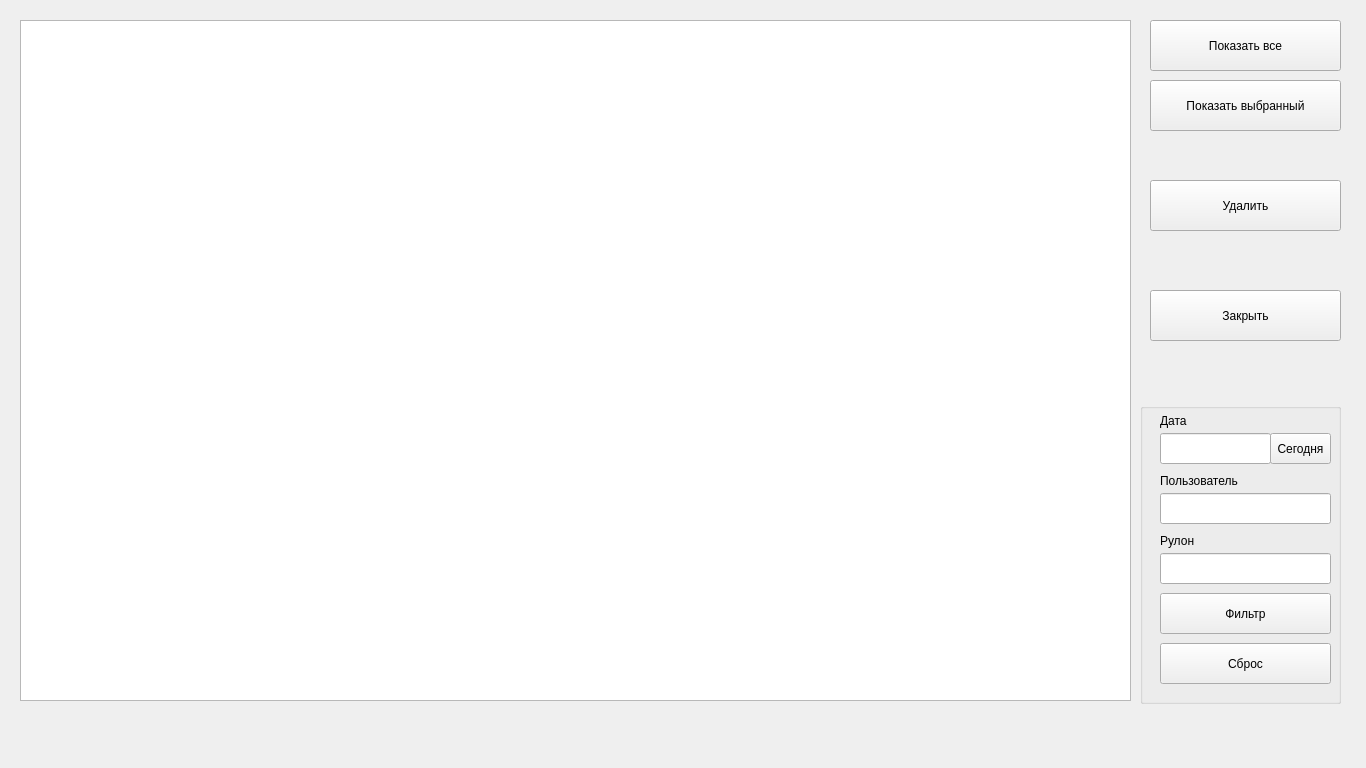
<?xml version="1.0" encoding="UTF-8"?>
<ui version="4.0">
 <class>SQLFilter</class>
 <widget class="QWidget" name="SQLFilter">
  <property name="geometry">
   <rect>
    <x>0</x>
    <y>0</y>
    <width>1366</width>
    <height>768</height>
   </rect>
  </property>
  <property name="windowTitle">
   <string>Form</string>
  </property>
  <widget class="QPushButton" name="pushButton">
   <property name="geometry">
    <rect>
     <x>1150</x>
     <y>20</y>
     <width>191</width>
     <height>51</height>
    </rect>
   </property>
   <property name="text">
    <string>Показать все</string>
   </property>
  </widget>
  <widget class="QPushButton" name="pushButton_2">
   <property name="geometry">
    <rect>
     <x>1150</x>
     <y>290</y>
     <width>191</width>
     <height>51</height>
    </rect>
   </property>
   <property name="text">
    <string>Закрыть</string>
   </property>
  </widget>
  <widget class="QTableWidget" name="tableTypes">
   <property name="geometry">
    <rect>
     <x>20</x>
     <y>20</y>
     <width>1111</width>
     <height>681</height>
    </rect>
   </property>
   <property name="font">
    <font>
     <pointsize>12</pointsize>
    </font>
   </property>
   <property name="editTriggers">
    <set>QAbstractItemView::NoEditTriggers</set>
   </property>
   <property name="selectionMode">
    <enum>QAbstractItemView::SingleSelection</enum>
   </property>
   <property name="selectionBehavior">
    <enum>QAbstractItemView::SelectRows</enum>
   </property>
  </widget>
  <widget class="QPushButton" name="pushButton_3">
   <property name="geometry">
    <rect>
     <x>1150</x>
     <y>80</y>
     <width>191</width>
     <height>51</height>
    </rect>
   </property>
   <property name="text">
    <string>Показать выбранный</string>
   </property>
  </widget>
  <widget class="QGroupBox" name="groupBox">
   <property name="geometry">
    <rect>
     <x>1140</x>
     <y>403</y>
     <width>201</width>
     <height>301</height>
    </rect>
   </property>
   <property name="title">
    <string/>
   </property>
   <widget class="QPushButton" name="FilterButton">
    <property name="geometry">
     <rect>
      <x>20</x>
      <y>190</y>
      <width>171</width>
      <height>41</height>
     </rect>
    </property>
    <property name="text">
     <string>Фильтр</string>
    </property>
   </widget>
   <widget class="QLineEdit" name="filDate">
    <property name="geometry">
     <rect>
      <x>20</x>
      <y>30</y>
      <width>111</width>
      <height>31</height>
     </rect>
    </property>
   </widget>
   <widget class="QLineEdit" name="filUser">
    <property name="geometry">
     <rect>
      <x>20</x>
      <y>90</y>
      <width>171</width>
      <height>31</height>
     </rect>
    </property>
   </widget>
   <widget class="QLineEdit" name="filRulon">
    <property name="geometry">
     <rect>
      <x>20</x>
      <y>150</y>
      <width>171</width>
      <height>31</height>
     </rect>
    </property>
   </widget>
   <widget class="QLabel" name="label">
    <property name="geometry">
     <rect>
      <x>20</x>
      <y>10</y>
      <width>49</width>
      <height>16</height>
     </rect>
    </property>
    <property name="text">
     <string>Дата</string>
    </property>
   </widget>
   <widget class="QLabel" name="label_2">
    <property name="geometry">
     <rect>
      <x>20</x>
      <y>70</y>
      <width>91</width>
      <height>16</height>
     </rect>
    </property>
    <property name="text">
     <string>Пользователь</string>
    </property>
   </widget>
   <widget class="QLabel" name="label_3">
    <property name="geometry">
     <rect>
      <x>20</x>
      <y>130</y>
      <width>91</width>
      <height>16</height>
     </rect>
    </property>
    <property name="text">
     <string>Рулон</string>
    </property>
   </widget>
   <widget class="QPushButton" name="FilterReset">
    <property name="geometry">
     <rect>
      <x>20</x>
      <y>240</y>
      <width>171</width>
      <height>41</height>
     </rect>
    </property>
    <property name="text">
     <string>Сброс</string>
    </property>
   </widget>
   <widget class="QPushButton" name="pushButton_5">
    <property name="geometry">
     <rect>
      <x>130</x>
      <y>30</y>
      <width>61</width>
      <height>31</height>
     </rect>
    </property>
    <property name="text">
     <string>Сегодня</string>
    </property>
   </widget>
  </widget>
  <widget class="QPushButton" name="pushButton_4">
   <property name="geometry">
    <rect>
     <x>1150</x>
     <y>180</y>
     <width>191</width>
     <height>51</height>
    </rect>
   </property>
   <property name="text">
    <string>Удалить</string>
   </property>
  </widget>
 </widget>
 <resources/>
 <connections/>
</ui>
